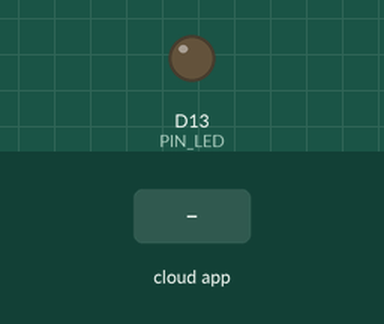
The sketch below on a simulated Arduino Nano 33 IoT. Parts: output pins drawn as LEDs (lit = HIGH). The test bench sets the inputs (shaded band). The RemoteXY app is connected.

Above: at 1.2 s.
1.3 s: the phone or cloud app sets button_01 to 1
At 1.7 s:
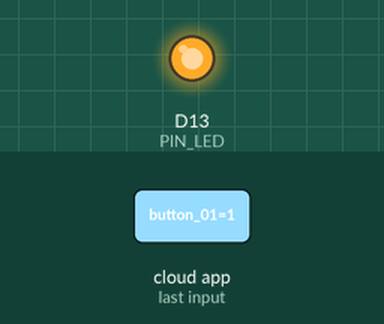
2.8 s: the phone or cloud app sets button_01 to 0
At 4.0 s:
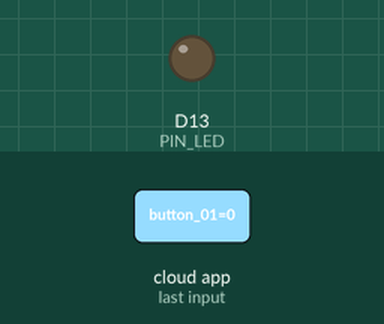
Timing chart, 0 to 5.8 s (numbered marks = the images above; inputs shaded):
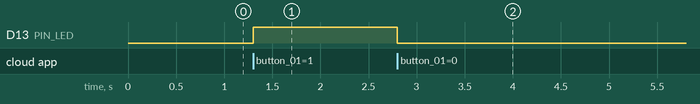

The sketch:

BLEBlink.ino
```cpp
// (licence header left out)
//////////////////////////////////////////////
//        RemoteXY include library          //
//////////////////////////////////////////////

// Enable debug logging to Serial at 115200 baud if needed
//#define REMOTEXY__DEBUGLOG

// RemoteXY connection mode selection and library include
#define REMOTEXY_MODE__ARDUINOBLE

#include <ArduinoBLE.h>

// Bluetooth device name for advertising
#define REMOTEXY_BLUETOOTH_NAME "TestBLEBlink"

#include <RemoteXY.h>

// RemoteXY GUI configuration
#pragma pack(push, 1)
/**
 * @brief RemoteXY configuration array for GUI layout
 *
 * This array defines the layout and properties of the user interface
 * generated with the RemoteXY editor.
 */
uint8_t RemoteXY_CONF[] =   // 29 bytes
  { 255,1,0,0,0,22,0,19,0,0,0,0,31,1,106,200,1,1,1,0,
  1,36,77,24,24,0,2,31,0 };

/**
 * @struct RemoteXY
 * @brief Structure holding all input and status variables from the GUI
 */
struct {

    /**
     * @brief Button state
     * @details =1 if button is pressed, =0 otherwise
     */
    uint8_t button_01;

    /**
     * @brief Connection status flag
     * @details =1 if BLE is connected, =0 if disconnected
     */
    uint8_t connect_flag;

} RemoteXY;
#pragma pack(pop)

/////////////////////////////////////////////
//           END RemoteXY include          //
/////////////////////////////////////////////

// Define LED pin (onboard LED for Nano 33 BLE)
#define PIN_LED LED_BUILTIN

/**
 * @brief Arduino setup function
 *
 * Initializes RemoteXY and sets the onboard LED pin as output.
 */
void setup()
{
  RemoteXY_Init();
  pinMode(PIN_LED, OUTPUT);
}

/**
 * @brief Arduino loop function
 *
 * Handles RemoteXY events and toggles the LED based on button input.
 */
void loop()
{
  RemoteXY_Handler();

  // Turn LED on/off based on the RemoteXY button state
  digitalWrite(PIN_LED, (RemoteXY.button_01 == 1) ? HIGH : LOW);
}
```

Measured:
- after the input at 1.3 s, D13 (PIN_LED): LOW → HIGH at once
- after the input at 2.8 s, D13 (PIN_LED): HIGH → LOW at once
